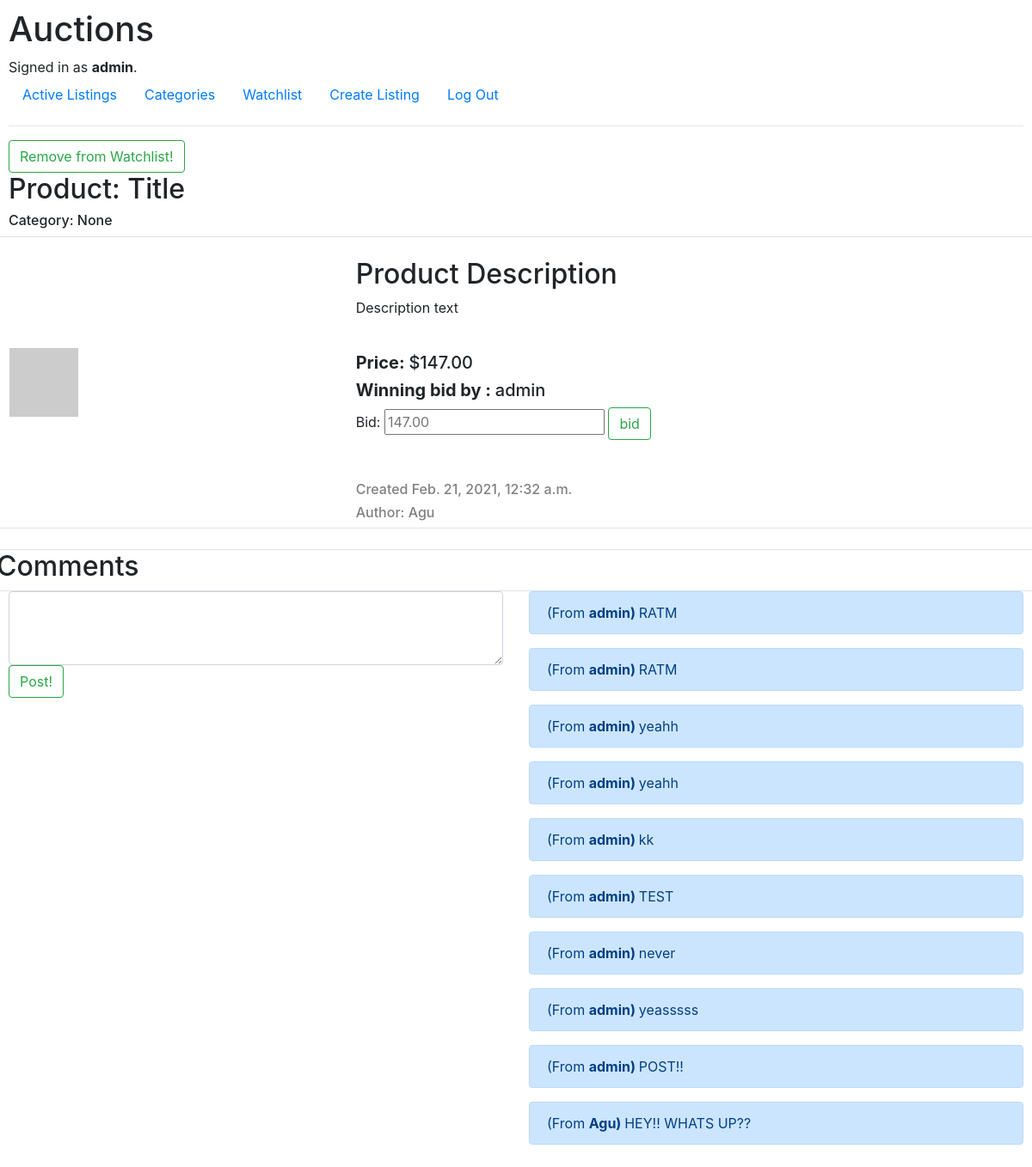
The app's page /listings/1/ (signed in) with its own data.
### auctions/models.py (models this page shows, shortened)
class User(AbstractUser):
    pass

class AuctionList(models.Model):
    title = models.CharField(max_length=64)
    image_url = models.CharField(max_length=1024)
    description = models.CharField(max_length=256)
    price = models.DecimalField(max_digits=10, decimal_places=2)
    category = models.ForeignKey(
        Category, on_delete=models.CASCADE, null=True, blank=True)
    active = models.BooleanField(blank=True, null=True, default=True)
    creation_datetime = models.DateTimeField(auto_now_add=True)
    author = models.ForeignKey(User, on_delete=models.CASCADE, default=None, related_name="author")
    winner = models.ForeignKey(User, on_delete=models.CASCADE, null=True, blank=True, default=None, related_name="winner")

class Comments(models.Model):
    product = models.ForeignKey(AuctionList, on_delete=models.CASCADE)
    comment = models.CharField(max_length=300)
    commenter = models.ForeignKey(User, on_delete=models.CASCADE)

### auctions/views.py (the view, shortened to what this page needs)
# urls.py: path("listings/<int:product_id>/", views.listing_view, name="listing"),
def listing_view(request, product_id):
    item_to_add = get_object_or_404(AuctionList, pk=product_id)
    comment_posts = Comments.objects.filter(product=product_id) or None
    current_product = AuctionList.objects.get(pk=product_id)
    in_watchlist = False
    in_watchlist = True if (request.user.is_authenticated and Watchlist.objects.filter(user=request.user, product=product_id).exists()) else False
    owner = True if request.user == current_product.author else False
    if request.method == "POST" and request.POST.get("add_watchlist") == "add":
        if Watchlist.objects.filter(user=request.user, product=product_id).exists():
            return render(request, "auctions/product.html", {
                "product": AuctionList.objects.get(id=product_id),
                "in_watchlist": True,
                "comment_posts": comment_posts,
                "owner": owner
            })
        else:
            """ADD THE ITEM """
            user_list, created = Watchlist.objects.get_or_create(user=request.user)
            user_list.product.add(item_to_add)
        return render(request, "auctions/product.html", {
            "product": AuctionList.objects.get(id=product_id),
            "in_watchlist": True,
            "comment_posts": comment_posts,
            "owner": owner
        })
    elif request.method == "GET" and request.user.is_authenticated and current_product.active == True:
        if Watchlist.objects.filter(user=request.user, product=product_id).exists():
            in_watchlist = True
            return render(request, "auctions/product.html", {
                "product": AuctionList.objects.get(id=product_id),
                "in_watchlist": in_watchlist,
                "comment_posts": comment_posts,
                "owner": owner
                })

### auctions/templates/auctions/product.html (shortened to what this page needs)
{% extends "auctions/layout.html" %}
{% block body %}
{% if user.is_authenticated %}
<form action="" method="POST">
    {% if in_watchlist %}
    <button type="submit" class="btn btn-outline-success btn" name="add_watchlist" value="remove">Remove from
    Watchlist!</button>
    {% else %}
    <button type="submit" class="btn btn-outline-success btn" name="add_watchlist" value="add">Add to
    Watchlist!</button>
    {% endif %}
</form>
{% else %}
{{ empty }}
{% endif %}
<h2> Product: {{ product.title }}</h2>
<h6>Category: {{ product.category }}</h6>
<div class="row border border-gray rounded align-items-center ">
    <div class="col-4">
        <img src="{{ product.image_url }}" class="img-fluid" alt="product image">
    </div>
    <div class="col-8">
        <br>
        <h2>Product Description</h2>
        <p> {{ product.description }} </p>
        <br>
        <h5><b>Price: </b>${{ product.price }}</h5>
        <h5><b>Winning bid by : </b>{{ product.winner }}</h5>
        {% if user.is_authenticated %}
        <form method="POST">
            <label for="bid">Bid: </label>
            <input type="text" id="bid" name="bid" placeholder="{{ product.price }}">
            <input type="submit" class="btn btn-outline-success btn" value="bid">
        </form>
        {% else %}
        Not signed in.
        {% endif %}
        <br>
        <br>
        <h6 style="color: gray;">Created {{ product.creation_datetime }}</h6>
        <h6 style="color: gray;">Author: {{ product.author }}</h6>
    </div>
</div>
<br>
<div class="row border border-gray rounded align-items-center ">
    <h2>Comments</h2>
    <br>
</div>
<div class="row">
    <div class="col-md">
        {% if user.is_authenticated %}
        <form method="POST" name="post_comment" enctype="multipart/form-data">
            <textarea class="form-control" name="comment_textarea" rows="3"></textarea>
            <input class="btn btn-outline-success btn" type="submit" name="submit_comment" value='Post!'>
        </form>
    </div>
    {% endif %}
    <div class="col-md">
        {% for c in comment_posts %}
        <div class="alert alert-primary" role="alert">
            (From <b>{{ c.commenter }}) </b>{{ c.comment }}
        </div>
        {% empty %}
        <p>No comments on this listing</p>
        {% endfor %}
    </div>
</div>
{% endblock %}

### auctions/templates/auctions/layout.html (shortened to what this page needs)
{% load static %}
<!DOCTYPE html>
<html lang="en">
<head>
    <link rel="stylesheet" href="https://stackpath.bootstrapcdn.com/bootstrap/4.4.1/css/bootstrap.min.css"
>
    <link href="{% static 'auctions/styles.css' %}" rel="stylesheet">
</head>
<body>
    <h1>Auctions</h1>
    <div>
        {% if user.is_authenticated %}
        Signed in as <strong>{{ user.username }}</strong>.
        {% else %}
        Not signed in.
        {% endif %}
    </div>
    <ul class="nav">
        <li class="nav-item">
            <a class="nav-link" href="{% url 'index' %}">Active Listings</a>
        </li>
        <li class="nav-item">
            <a class="nav-link" href="{% url 'categories' %}">Categories</a>
        </li>
        {% if user.is_authenticated %}
        <li class="nav-item">
            <a class="nav-link" href="{% url 'watchlist' %}">Watchlist</a>
        <li class="nav-item">
            <a class="nav-link" href="{% url 'create' %}">Create Listing</a>
        </li>
        <li class="nav-item">
            <a class="nav-link" href="{% url 'logout' %}">Log Out</a>
        </li>
        {% endif %}
    </ul>
    <hr>
    {% block body %}
    {% endblock %}
</body>
</html>

### auctions/static/auctions/styles.css (style rules this page uses)
body { padding: 10px; }

### records on screen
User: username "admin"
AuctionList: title "Title", category "None", description "Description text", price "147.00", winner "admin", bid "147.00", creation_datetime "Feb. 21, 2021, 12:32 a.m.", author "Agu"
Comments: commenter "admin", comment "RATM"
Comments: commenter "admin", comment "RATM"
Comments: commenter "admin", comment "yeahh"
Comments: commenter "admin", comment "yeahh"
Comments: commenter "admin", comment "kk"
Comments: commenter "admin", comment "TEST"
Comments: commenter "admin", comment "never"
Comments: commenter "admin", comment "yeasssss"
Comments: commenter "admin", comment "POST!!"
Comments: commenter "Agu", comment "HEY!! WHATS UP??"
